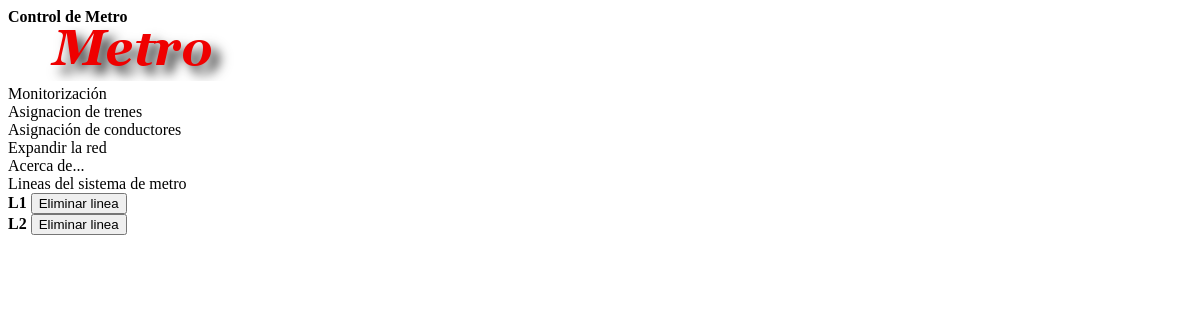
/, run on an earlier commit of the app's database.
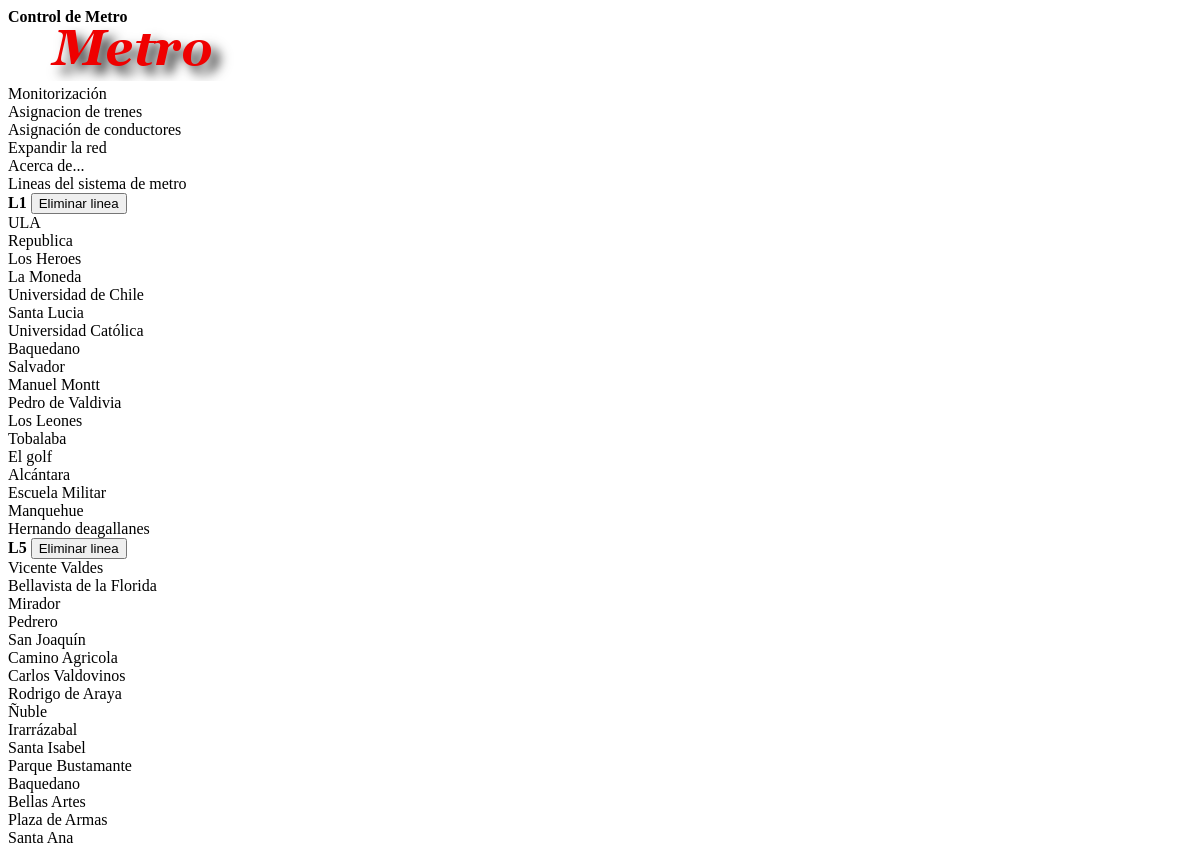
And on a later commit of the database.
### tables this page shows
CREATE TABLE IF NOT EXISTS `Linea` (
  `num_linea` int(11) NOT NULL AUTO_INCREMENT,
  `id_color_linea` int(11) NOT NULL,
  PRIMARY KEY (`num_linea`),
  KEY `id_color_linea` (`id_color_linea`)
);

CREATE TABLE IF NOT EXISTS `Anden` (
  `id_anden` int(11) NOT NULL AUTO_INCREMENT,
  `via` smallint(6) NOT NULL,
  `id_estacion` int(11) NOT NULL,
  `num_linea` int(11) NOT NULL,
  PRIMARY KEY (`id_anden`),
  KEY `id_estacion` (`id_estacion`),
  KEY `id_linea` (`num_linea`)
);

CREATE TABLE IF NOT EXISTS `Estacion` (
  `id_estacion` int(11) NOT NULL AUTO_INCREMENT,
  `nombre_estacion` varchar(30) NOT NULL,
  `id_ruta` int(11) NOT NULL,
  PRIMARY KEY (`id_estacion`),
  KEY `id_ruta` (`id_ruta`)
);

### linea.php (the view, shortened to what this page needs)
<?php
	class linea {
		private $num_linea;
		public function __construct($n) {
			$this->num_linea = $n;
		}
		public static function getAllLineas() {
			$result = mysql_query("SELECT * FROM Linea");
			$matrix = NULL;
			$i = 0;
			while($fila = mysql_fetch_assoc($result)){
				$matrix[$i] = $fila;
				$i = $i + 1;
			}
			return $matrix;
		}
		public function construirLinea() {
			$result = mysql_query("SELECT Anden.id_anden,Estacion.* FROM Primer_anden_linea,Anden,Estacion WHERE Primer_anden_linea.id_anden = Anden.id_anden and Primer_anden_linea.num_linea = '".$this->num_linea."' and Anden.id_estacion = Estacion.id_estacion");
			$fila = mysql_fetch_assoc($result);
			while($fila){
				echo '<div id="estacion_'.$fila['id_estacion'].'" class="estacion" >';
				echo '<div id="txt_"'.$fila['id_estacion'].'" class="txt_estacion" >'.$fila['nombre_estacion'].'</div>';
				echo '</div>';
				$result = mysql_query("SELECT Tunel.*,Estacion.*,Anden.id_anden FROM Anden,Tunel,Estacion WHERE Anden.id_estacion = Estacion.id_estacion and Anden.id_anden = Tunel.id_anden_destino and Tunel.id_anden_origen = ".$fila['id_anden']."");
				$fila = mysql_fetch_assoc($result);
			}
		}
	}
?>

### index.php (shortened to what this page needs)
<!DOCTYPE html>
<html xmlns="http://www.w3.org/1999/xhtml" xml:lang="es" lang="es">
	<head>
		<link href="css/metroUI.less" rel="stylesheet/less"/>
	</head>
	<body id="main_body">
	<div class="head">
		<div class="titulo">
			<div class="txt_titulo" >
				<b>Control de Metro</b>
			</div>
			<div class="img_titulo">
				<img src="globalimg/logo_principal.png" />
			</div>
		</div>
		<div id="menu_principal" class="menu">
			<div class="elemMenu" onclick="window.location='index.php'">Monitorización</div>
			<div class="elemMenu" onclick="window.location='asignacion_trenes.php'">Asignacion de trenes</div>
			<div class="elemMenu" onclick="window.location='asignacion_conductores.php'">Asignación de conductores</div>
			<div class="elemMenu" onclick="window.location='expandir-red.php'">Expandir la red</div>
			<div class="elemMenu" onclick="window.location='acercaDe.html'">Acerca de...</div>
		</div>
	</div>
	<div id = "bodyMonitorización" class="wrapp" border="0">
		<div class="texto" >Lineas del sistema de metro</div>
		<div class="mapa" id="mapaCentral">
			<?php
				require_once("linea.php");
				$arrayLineas = Linea::getAllLineas();
				$i = 0;
				while($i < sizeof($arrayLineas)) {
					echo '<div class="texto" ><b>L'.$arrayLineas[$i]['num_linea'].'</b> <input type="button" value="Eliminar linea" onclick="eliminarLinea('.$arrayLineas[$i]['num_linea'].')"/> </div>';
					$controladorLineas = new Linea($arrayLineas[$i]['num_linea']);
					echo '<div id="L'. $arrayLineas[$i]['num_linea'] .'" class="linea">';
					$estaciones = $controladorLineas->construirLinea();
					echo '</div>';
					$i = $i+1;
				}
			?>
		</div>
	</div>
	</body>
</html>

What changed in the data, as far as the page shows it:
removed linea: num_linea "2"
computed for linea id 1: gains anden (id_estacion.nombre_estacion "Los Heroes"); gains anden (id_estacion.nombre_estacion "La Moneda"); gains anden (id_estacion.nombre_estacion "Universidad de Chile"); gains anden (id_estacion.nombre_estacion "Santa Lucia"); gains anden (id_estacion.nombre_estacion "Universidad Católica"); gains anden (id_estacion.nombre_estacion "Baquedano"); gains anden (id_estacion.nombre_estacion "Salvador"); gains anden (id_estacion.nombre_estacion "Manuel Montt"); gains anden (id_estacion.nombre_estacion "Pedro de Valdivia"); gains anden (id_estacion.nombre_estacion "Los Leones"); gains anden (id_estacion.nombre_estacion "Tobalaba"); gains anden (id_estacion.nombre_estacion "El golf")
added anden: id_estacion.nombre_estacion "ULA", shown under linea id 1
added anden: id_estacion.nombre_estacion "Republica", shown under linea id 1
added anden: id_estacion.nombre_estacion "Alcántara", shown under linea id 1
added anden: id_estacion.nombre_estacion "Escuela Militar", shown under linea id 1
added anden: id_estacion.nombre_estacion "Manquehue", shown under linea id 1
added anden: id_estacion.nombre_estacion "Hernando deagallanes", shown under linea id 1
added linea: num_linea "5"
added anden: id_estacion.nombre_estacion "Vicente Valdes", shown under "5"
added anden: id_estacion.nombre_estacion "Bellavista de la Florida", shown under "5"
added anden: id_estacion.nombre_estacion "Mirador", shown under "5"
added anden: id_estacion.nombre_estacion "Pedrero", shown under "5"
added anden: id_estacion.nombre_estacion "San Joaquín", shown under "5"
added anden: id_estacion.nombre_estacion "Camino Agricola", shown under "5"
added anden: id_estacion.nombre_estacion "Carlos Valdovinos", shown under "5"
added anden: id_estacion.nombre_estacion "Rodrigo de Araya", shown under "5"
added anden: id_estacion.nombre_estacion "Ñuble", shown under "5"
added anden: id_estacion.nombre_estacion "Irarrázabal", shown under "5"
added anden: id_estacion.nombre_estacion "Santa Isabel", shown under "5"
added anden: id_estacion.nombre_estacion "Parque Bustamante", shown under "5"
added anden: id_estacion.nombre_estacion "Baquedano", shown under "5"
added anden: id_estacion.nombre_estacion "Bellas Artes", shown under "5"
added anden: id_estacion.nombre_estacion "Plaza de Armas", shown under "5"
added anden: id_estacion.nombre_estacion "Santa Ana", shown under "5"
